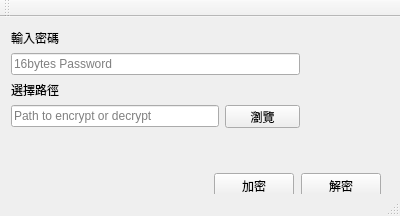
<?xml version="1.0" encoding="UTF-8"?>
<ui version="4.0">
 <class>MainWindow</class>
 <widget class="QMainWindow" name="MainWindow">
  <property name="windowModality">
   <enum>Qt::WindowModal</enum>
  </property>
  <property name="geometry">
   <rect>
    <x>0</x>
    <y>0</y>
    <width>400</width>
    <height>216</height>
   </rect>
  </property>
  <property name="sizePolicy">
   <sizepolicy hsizetype="Preferred" vsizetype="Ignored">
    <horstretch>0</horstretch>
    <verstretch>0</verstretch>
   </sizepolicy>
  </property>
  <property name="minimumSize">
   <size>
    <width>400</width>
    <height>216</height>
   </size>
  </property>
  <property name="maximumSize">
   <size>
    <width>400</width>
    <height>216</height>
   </size>
  </property>
  <property name="windowTitle">
   <string>AES加密器</string>
  </property>
  <widget class="QWidget" name="centralWidget">
   <widget class="QWidget" name="horizontalLayoutWidget">
    <property name="geometry">
     <rect>
      <x>202</x>
      <y>144</y>
      <width>191</width>
      <height>51</height>
     </rect>
    </property>
    <layout class="QHBoxLayout" name="horizontalLayout">
     <item>
      <widget class="QPushButton" name="Encrypt">
       <property name="sizePolicy">
        <sizepolicy hsizetype="Fixed" vsizetype="Fixed">
         <horstretch>0</horstretch>
         <verstretch>0</verstretch>
        </sizepolicy>
       </property>
       <property name="text">
        <string>加密</string>
       </property>
      </widget>
     </item>
     <item>
      <widget class="QPushButton" name="Decrypt">
       <property name="sizePolicy">
        <sizepolicy hsizetype="Fixed" vsizetype="Fixed">
         <horstretch>0</horstretch>
         <verstretch>0</verstretch>
        </sizepolicy>
       </property>
       <property name="text">
        <string>解密</string>
       </property>
      </widget>
     </item>
    </layout>
   </widget>
   <widget class="QWidget" name="verticalLayoutWidget">
    <property name="geometry">
     <rect>
      <x>0</x>
      <y>1</y>
      <width>311</width>
      <height>121</height>
     </rect>
    </property>
    <layout class="QVBoxLayout" name="verticalLayout">
     <item>
      <widget class="QLabel" name="label">
       <property name="text">
        <string>輸入密碼</string>
       </property>
      </widget>
     </item>
     <item>
      <widget class="QLineEdit" name="password">
       <property name="toolTip">
        <string>&lt;html&gt;&lt;head/&gt;&lt;body&gt;&lt;p&gt;輸入16byte密碼&lt;/p&gt;&lt;/body&gt;&lt;/html&gt;</string>
       </property>
       <property name="maxLength">
        <number>16</number>
       </property>
       <property name="echoMode">
        <enum>QLineEdit::PasswordEchoOnEdit</enum>
       </property>
       <property name="placeholderText">
        <string>16bytes Password</string>
       </property>
      </widget>
     </item>
     <item>
      <widget class="QLabel" name="label_2">
       <property name="text">
        <string>選擇路徑</string>
       </property>
      </widget>
     </item>
     <item>
      <layout class="QHBoxLayout" name="horizontalLayout_2">
       <item>
        <widget class="QLineEdit" name="path">
         <property name="toolTip">
          <string>&lt;html&gt;&lt;head/&gt;&lt;body&gt;&lt;p&gt;輸入路徑&lt;/p&gt;&lt;/body&gt;&lt;/html&gt;</string>
         </property>
         <property name="placeholderText">
          <string>Path to encrypt or decrypt</string>
         </property>
         <property name="clearButtonEnabled">
          <bool>false</bool>
         </property>
        </widget>
       </item>
       <item>
        <widget class="QPushButton" name="Browse">
         <property name="sizePolicy">
          <sizepolicy hsizetype="Fixed" vsizetype="Fixed">
           <horstretch>0</horstretch>
           <verstretch>0</verstretch>
          </sizepolicy>
         </property>
         <property name="minimumSize">
          <size>
           <width>75</width>
           <height>0</height>
          </size>
         </property>
         <property name="maximumSize">
          <size>
           <width>75</width>
           <height>23</height>
          </size>
         </property>
         <property name="text">
          <string>瀏覽</string>
         </property>
        </widget>
       </item>
      </layout>
     </item>
    </layout>
   </widget>
  </widget>
  <widget class="QToolBar" name="mainToolBar">
   <attribute name="toolBarArea">
    <enum>TopToolBarArea</enum>
   </attribute>
   <attribute name="toolBarBreak">
    <bool>false</bool>
   </attribute>
  </widget>
  <widget class="QStatusBar" name="statusBar"/>
 </widget>
 <layoutdefault spacing="6" margin="11"/>
 <resources/>
 <connections/>
</ui>
